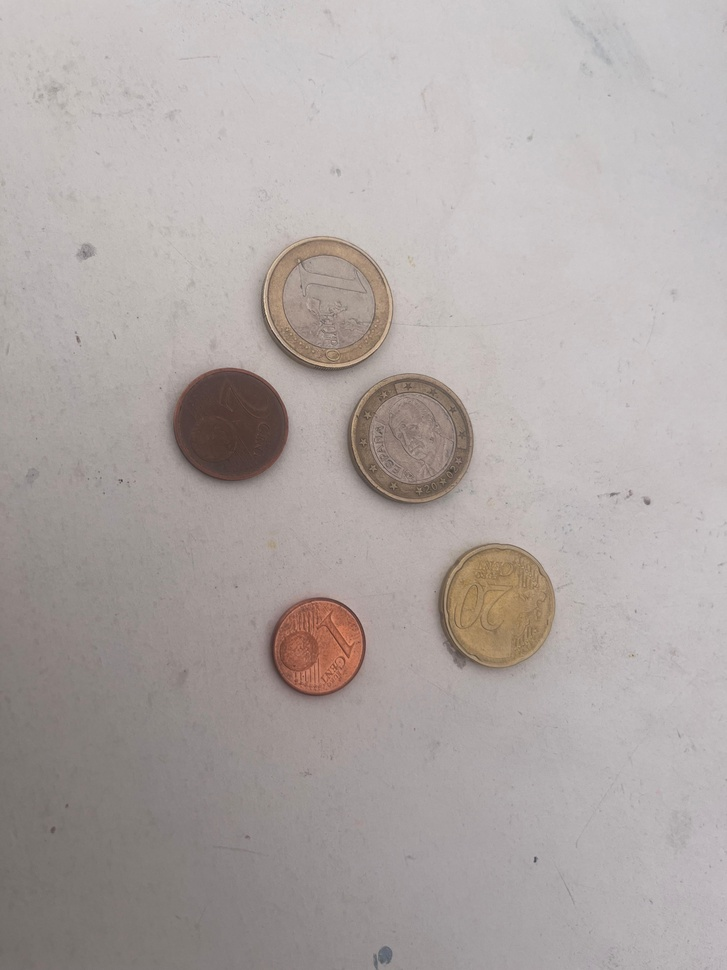
#> input picture testImage/euros.jpeg, 727 x 970 px, shrunk from 3024 x 4032 before the run
$ python skimageComparison.py
#> lines starting #> are read from the running program, lines starting #| are printed output that depends on the picture
### scripts/utils.py
import numpy as np
from scipy import signal
from PIL import Image, ImageOps

#Downscales an image by removing even columns and lines
#Mandatory for speeding up the manual process
# [14 lines left out: function downscale, not called in this run]

#A standard threshold
def threshold(imageArray, threshold):
    return np.where(imageArray>threshold, 255, 0)

#Loads and convert an image to a np.array of its grayscale
def imgToArray(image):
    #Load the image and convert it to a grayscale
#> called with image = '../testImage/euros.jpeg'
    try:
        img = Image.open(image)
#> img is the input picture: PIL image 727x970 RGB; mean R, G, B 174.4, 167, 164.9
    except FileNotFoundError:
        raise FileNotFoundError(f"Image not found: '{image}'. Please check the path.")
    img = ImageOps.exif_transpose(img)  #Rotates images if needed
    img = np.array(img)
    gray_img = np.round(0.299 * img[:, :, 0] +
                        0.587 * img[:, :, 1] +
                        0.114 * img[:, :, 2]).astype(np.uint8)
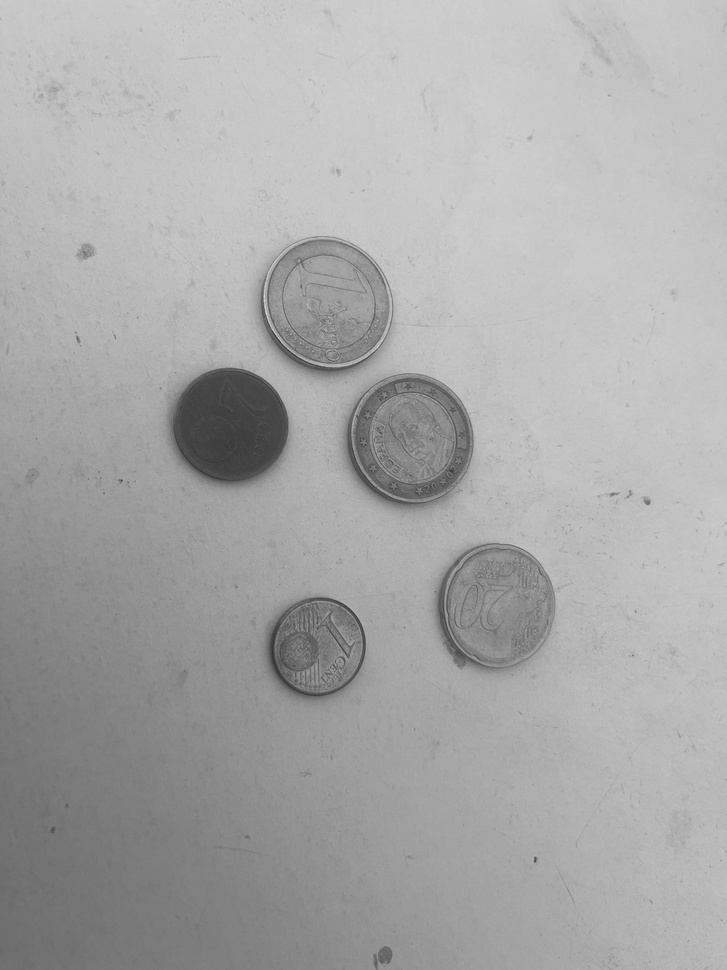
#> gray_img: shape (970, 727); min 52, max 227, mean 169
    return gray_img

#Failed attempt to prioritise the color where edges are the clearest.
#It assumed coin are not blue -> not important
# [27 lines left out: functions imgToArrayByVar, normalizeImg, histEQ, not called in this run]

### scripts/skimageComparison.py
import matplotlib.pyplot as plt
import utils

from skimage import data, color, img_as_ubyte
from skimage.feature import canny
from skimage.transform import hough_ellipse
from skimage.draw import ellipse_perimeter

# Load picture, convert to grayscale and detect edges
image_gray = utils.imgToArray('../testImage/euros.jpeg')
edges = canny(image_gray, sigma=2.0, low_threshold=0.55, high_threshold=0.8)
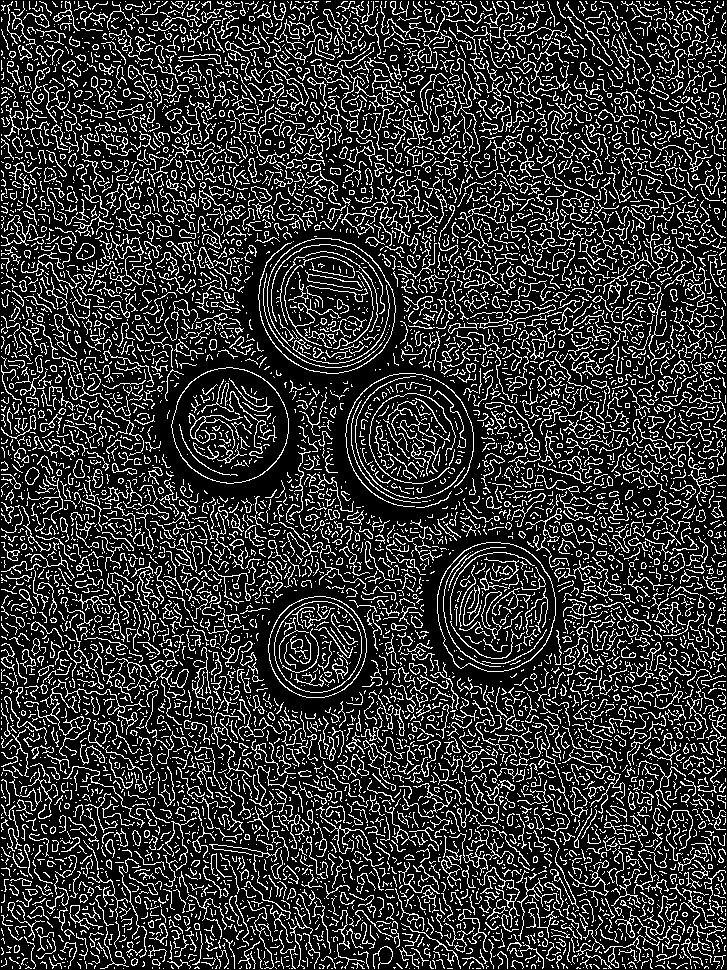
#> edges: shape (970, 727) bool; 19.9% white in thin lines or dots

# Perform a Hough Transform
# The accuracy corresponds to the bin size of the histogram for minor axis lengths.
# A higher `accuracy` value will lead to more ellipses being found, at the
# cost of a lower precision on the minor axis length estimation.
# A higher `threshold` will lead to less ellipses being found, filtering out those
# with fewer edge points (as found above by the Canny detector) on their perimeter.
#> (the run stopped early here; a loop or call above may not have finished)
